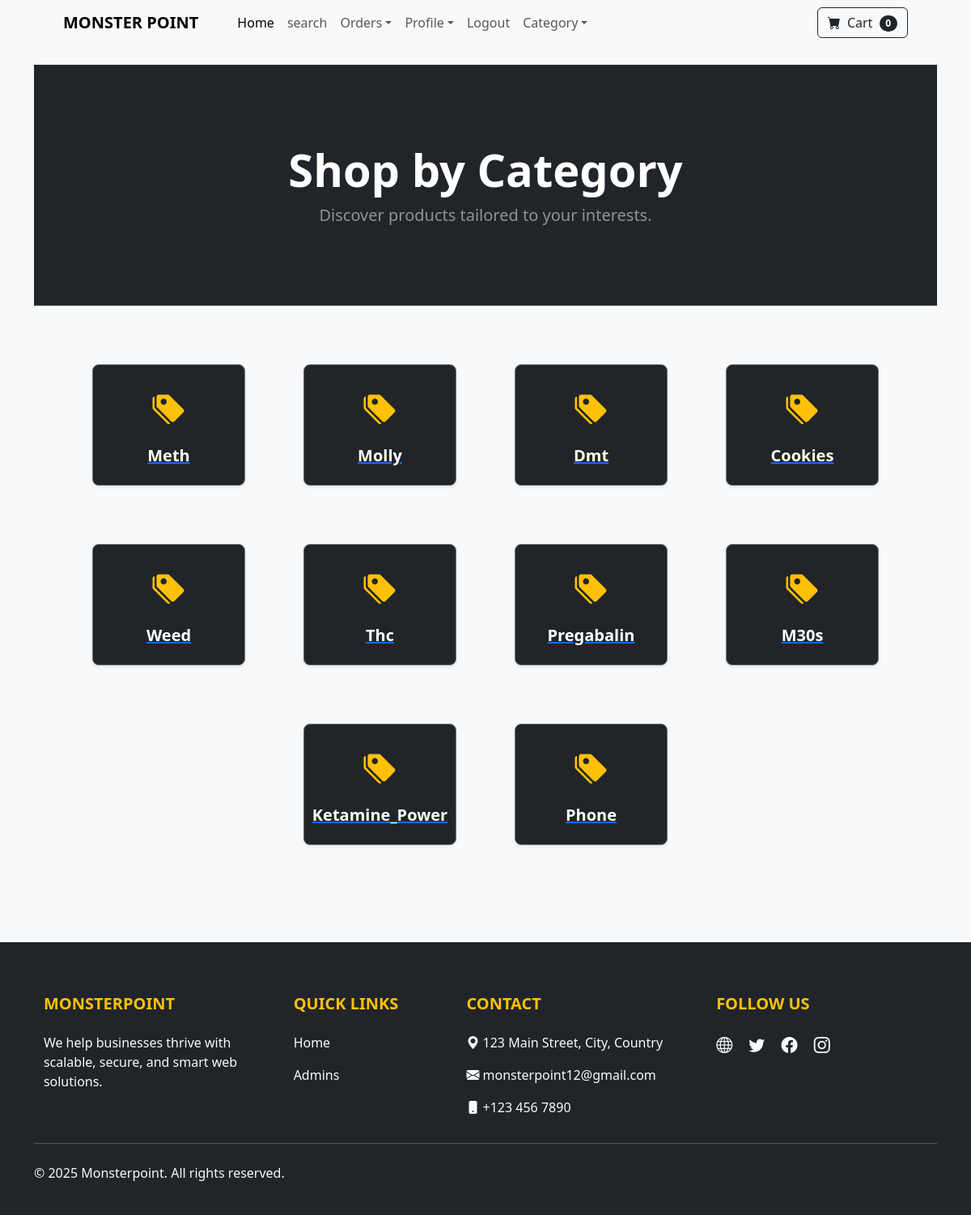
/category_summary/ (signed in), run on the app's committed database.
### store/models.py (models this page shows)
class Category(models.Model):
    name = models.CharField(max_length=50)
    def __str__(self):
        return self.name
    class Meta:
        verbose_name_plural = 'categories'

### store/views.py (the view)
# urls.py: path('category_summary/', views.category_summary, name='category_summary'),
def category_summary(request):
    categories = Category.objects.all()
    return render(request, 'category_summary.html', {'categories':categories})

### cart/cart.py (called while the page is built)
    def __len__(self):
        return len(self.cart)

### cart/context_processors.py (called while the page is built)
def cart(request):
    return {'cart': Cart(request)}

### store/templates/category_summary.html (shortened to what this page needs)
{% extends 'base.html' %}
{% load static %}
{% block content %}
<header class="bg-dark py-5 border-bottom border-secondary">
  <div class="container px-4 px-lg-5 my-5">
    <div class="text-center text-white">
      <h1 class="display-4 fw-bold">Shop by Category</h1>
      <p class="lead fw-light text-white-50">
        Discover products tailored to your interests.
      </p>
    </div>
  </div>
</header>
<section class="py-5">
  <div class="container px-4 px-lg-5">
    <div class="row g-4 justify-content-center">
      {% for category in categories %}
        <div class="col-12 col-sm-6 col-md-4 col-lg-3">
          <a href="{% url 'category' category %}" class="category-card d-block text-center p-4 rounded-3">
            <div class="bg-dark border border-secondary p-4 rounded-3 h-100 d-flex flex-column justify-content-center align-items-center shadow-sm hover-effect">
              <i class="bi bi-tags-fill fs-1 text-warning mb-3"></i>
              <h5 class="text-white mb-0">{{ category|title }}</h5>
            </div>
          </a>
        </div>
      {% empty %}
        <p class="text-center text-muted">No categories found.</p>
      {% endfor %}
    </div>
  </div>
</section>
{% endblock %}

### store/templates/category_summary.html (style rules this page uses)
.category-card { transition: transform 0.3s ease-in-out; }
h5 { font-weight: 600; }
.bi-tags-fill { transition: transform 0.3s; }

### data on the page
Category: name "Meth"
Category: name "Molly"
Category: name "Dmt"
Category: name "Cookies"
Category: name "Weed"
Category: name "Thc"
Category: name "Pregabalin"
Category: name "M30s"
Category: name "Ketamine_Power"
Category: name "Phone"

### other printed values
{{ cart|length }} "0"
